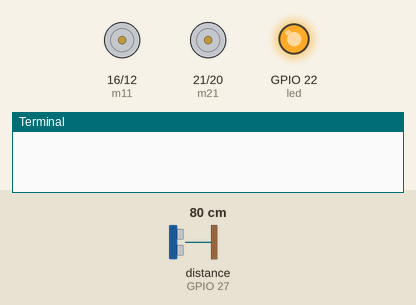
Recording of a program running on a simulated Raspberry Pi (BCM pin numbers). Shown: motor-driver pin pairs drawn as motors (green arrow = first pin HIGH = forward, orange = second pin HIGH = backward, longer = more drive), output pins drawn as LEDs (lit = HIGH), the last lines printed to the terminal. The test bench sets the inputs (shaded band); at power-on: distance to the obstacle (sensor on GPIO 27) 80 cm. The echo pulse lasts 58.3 µs per cm; the clock reads 2024-03-15 10:24:30 at power-on unless the program sets it; pins used as bus, display or sensor lines are not drawn. At 7.3 s the program stops and its outputs stay as they are.

Above: at 0.1 s.
At 5.28 s:
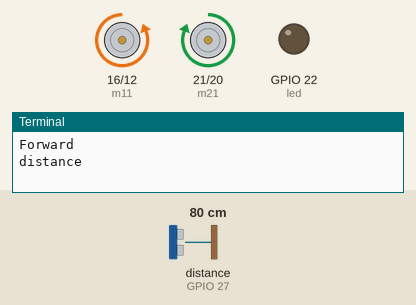
At 6.7 s:
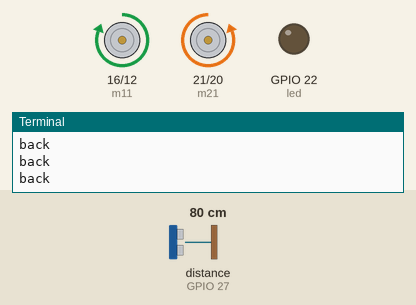
At 7.4 s:
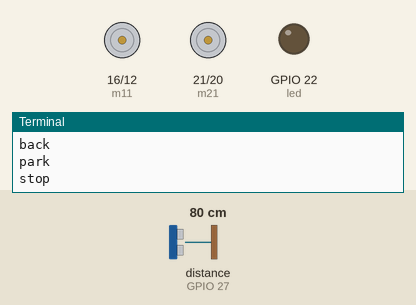
Timing chart, 0 to 8.8 s (numbered marks = the images above):
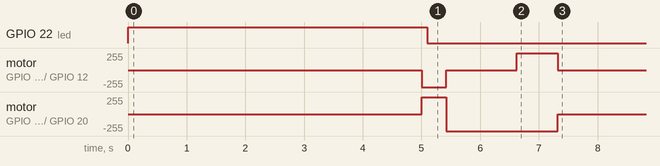

Measured:
- by itself, GPIO 22 (led): HIGH → LOW at 5.1 s
- by itself, motor on GPIO 21 (m21) / GPIO 20 (m22): stopped → forward 255/255 at 5.0 s, → backward 255/255 0.42 s later, → stopped 1.9 s later
- by itself, motor on GPIO 16 (m11) / GPIO 12 (m12): stopped → backward 255/255 at 5.0 s, → stopped 0.42 s later, → forward 255/255 1.2 s later, → stopped 0.70 s later

The program:

parking.py
```python
try:
    import RPi.GPIO as GPIO
except (ImportError, RuntimeError):
    # Mock the GPIO library for non-Raspberry Pi systems
    class MockGPIO:
        BCM = OUT = IN = LOW = HIGH = None
        def setwarnings(self, *args, **kwargs): pass
        def setmode(self, *args, **kwargs): pass
        def setup(self, *args, **kwargs): pass
        def output(self, *args, **kwargs): pass
        def input(self, *args, **kwargs): return 0
        def cleanup(self, *args, **kwargs): pass
    GPIO = MockGPIO()                   #Import GPIO library
import time

#Import time library
GPIO.setwarnings(False)
GPIO.setmode(GPIO.BCM)                    # programming the GPIO by BCM pin numbers

TRIG = 17
ECHO = 27
led = 22

m11=16
m12=12
m21=21
m22=20

GPIO.setup(TRIG,GPIO.OUT)                  # initialize GPIO Pin as outputs
GPIO.setup(ECHO,GPIO.IN)                   # initialize GPIO Pin as input
GPIO.setup(led,GPIO.OUT)

GPIO.setup(m11,GPIO.OUT)
GPIO.setup(m12,GPIO.OUT)
GPIO.setup(m21,GPIO.OUT)
GPIO.setup(m22,GPIO.OUT)


GPIO.output(led, 1)

time.sleep(5)

def stop():
    print( 'stop')
    GPIO.output(m11, 0)
    GPIO.output(m12, 0)
    GPIO.output(m21, 0)
    GPIO.output(m22, 0)

def forward():
    GPIO.output(m11, 0)
    GPIO.output(m12, 1)
    GPIO.output(m21, 1)
    GPIO.output(m22, 0)
    print ('Forward')

def back():
    GPIO.output(m11, 1)
    GPIO.output(m12, 0)
    GPIO.output(m21, 0)
    GPIO.output(m22, 1)
    print ('back')

def left():
    GPIO.output(m11, 0)
    GPIO.output(m12, 0)
    GPIO.output(m21, 0)
    GPIO.output(m22, 1)
    print ('left')

def right():
    GPIO.output(m11, 1)
    GPIO.output(m12, 0)
    GPIO.output(m21, 0)
    GPIO.output(m22, 0)
    print ("right")

def dist():
    GPIO.output(TRIG, False)                 #Set TRIG as LOW
    time.sleep(0.1)                                   #Delay

    GPIO.output(TRIG, True)                  #Set TRIG as HIGH
    time.sleep(0.00001)                           #Delay of 0.00001 seconds
    GPIO.output(TRIG, False)                 #Set TRIG as LOW

    while GPIO.input(ECHO)==0:              #Check whether the ECHO is LOW
        GPIO.output(led, False)
    pulse_start = time.time()

    while GPIO.input(ECHO)==1:              #Check whether the ECHO is HIGH
        GPIO.output(led, False)
    pulse_end = time.time()
    pulse_duration = pulse_end - pulse_start #time to get back the pulse to sensor

    distance = pulse_duration* 17150        #Multiply pulse duration by 17150 (34300/2) to get distance
    distance = round(distance,2)                 #Round to two decimal points
    return distance

p=0
count=0
forward()
while True:

    if(p==1):
        stop()

	now = time.time()
        while(time.time()<=now+1.2):
	     left()
        stop()
        now = time.time()

        while(time.time()<=now+0.7):
	     back()
	print ('park')
	stop()
        break
    distance=dist()

    if(distance>30):

        now = time.time()
        while(time.time()<=now+0.3):
             distance=dist()
             print ("distance")
             if(distance<30):
                  p=0
                  break
             p=1
```
